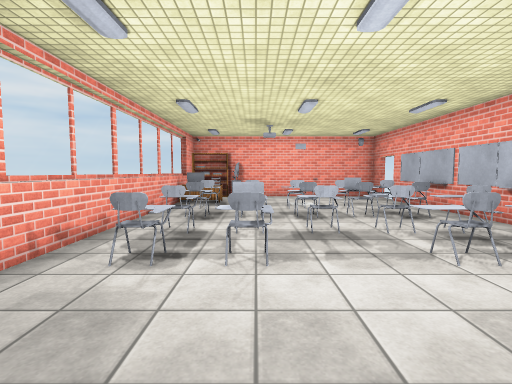
View 1 (above)

13 first-person views from a walk through a Unity game level. The camera is 1.4 m above the floor, tilts 4° down and sees 85° across. Doors are open. The floor is counted in squares, 1 m on a side. Each view is taken from the middle of a square. On the plan, view 1 faces up. The plan holds only what a view shows up to about 14 squares ahead; the rest is blank. The player character is not drawn. Surface patterns are stand-ins for the level's own textures.

View 2
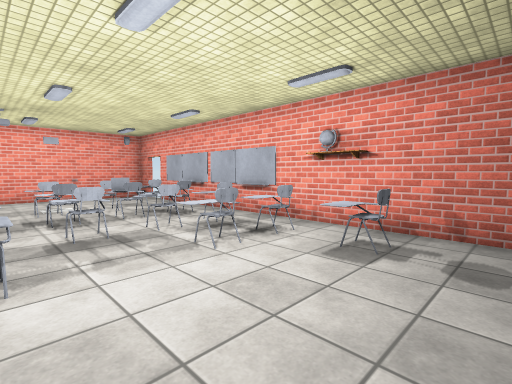

View 3
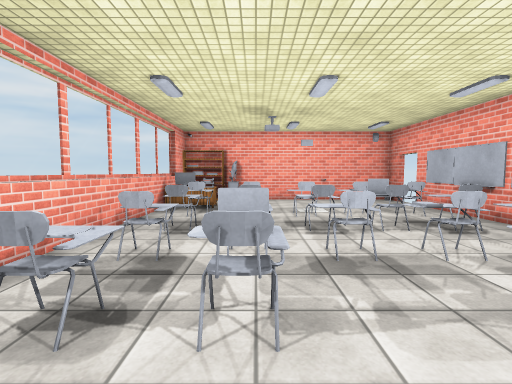

View 4
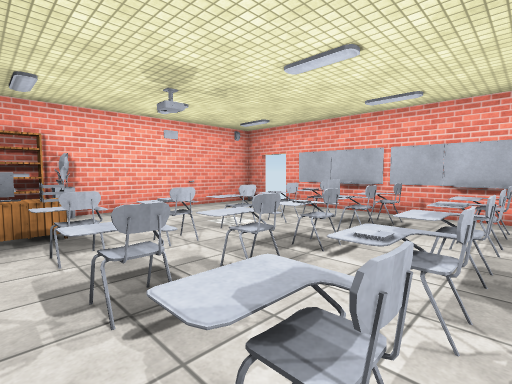

View 5
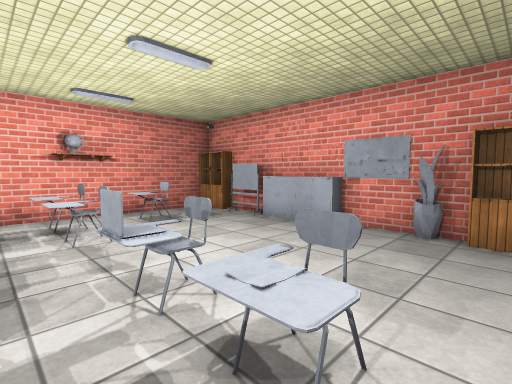

View 6
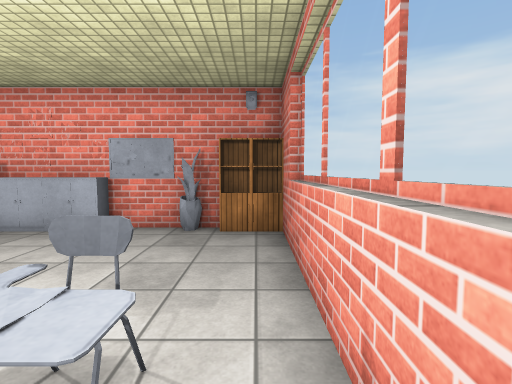

View 7
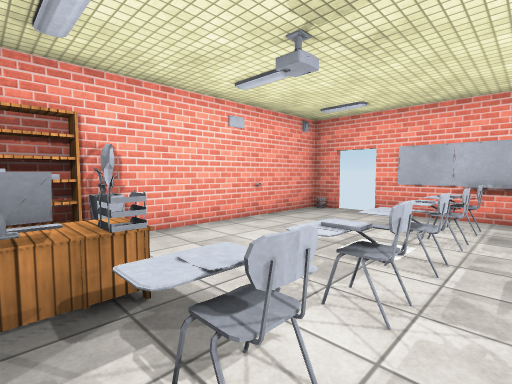

View 8
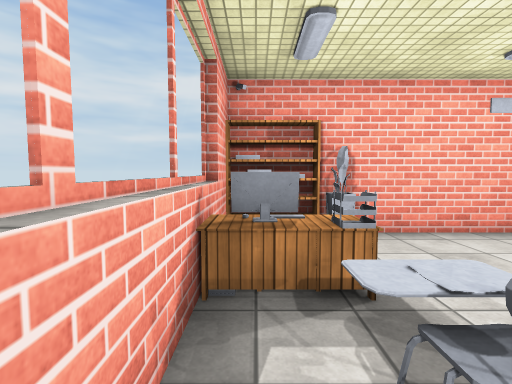

View 9
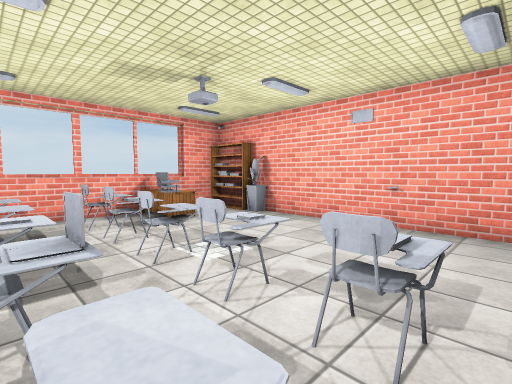

View 10
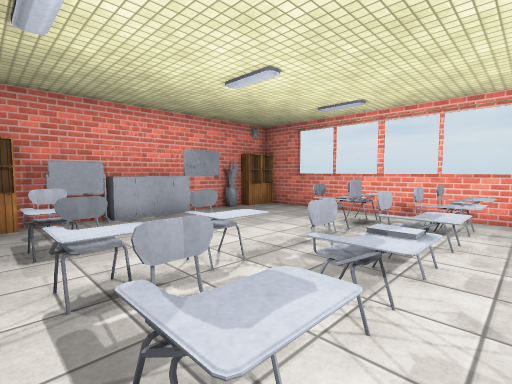

View 11
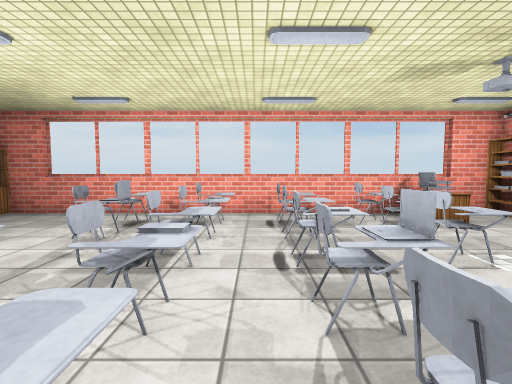

View 12
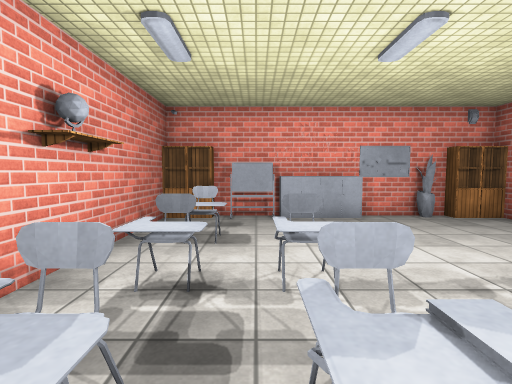

View 13
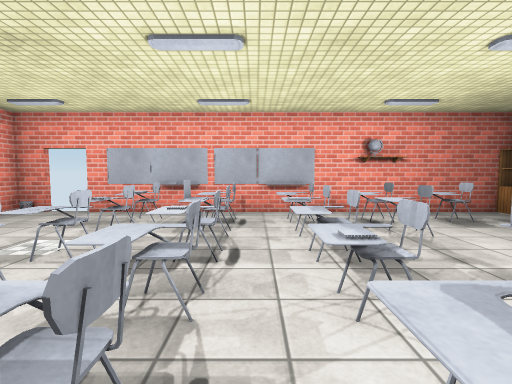

### Floor plan
Key: @ floor where view 1 was taken; # wall or solid block; . floor; D open door; = window, fence, low wall or low ledge; ^ raised ledge; E desk; B books; L laptop; S shelf; P planter; K keyboard; N notebook; C cabinet; O other object.
Columns run from 4 left of view 1 to 7 right of it. Each row starts with its distance up from view 1.
 17 ############
 16 ##SP.......#
 15 #..........D
 14 #KK........D
 13 #E#........#
 12 =.^===^O==.#
 11 =.^=B#^#=B.#
 10 =.=====##=.#
  9 =.^=^#NL#^.#
  8 =..........#
  7 =.^=N^^B^^.#
  6 =.#=##.#=#.#
  5 =.^=L..^^^.#
  4 =.^.^....^.#
  3 =........^.#
  2 =........^.#
  1 =..........#
  0 #...@......#
 -1 #C#P#O#O##C#

Positions as (right, up) in squares from view 1, and headings:
1: (0, 0), facing up
2: (0, 0), facing up-right
3: (0, 2), facing up
4: (-3, 6), facing up-right
5: (-3, 6), facing down-right
6: (-3, 6), facing down
7: (-3, 10), facing up-right
8: (-3, 10), facing up
9: (6, 9), facing up-left
10: (6, 8), facing down-left
11: (6, 8), facing left
12: (4, 8), facing down
13: (-3, 8), facing right
